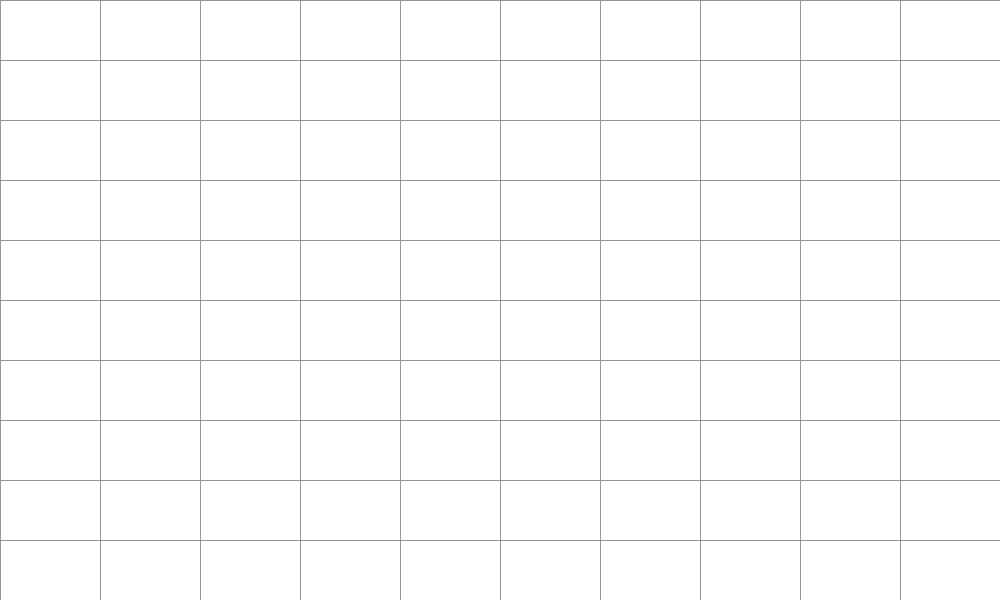
Frame 1 (no input)
Frame 60 (the mouse pressed at the canvas centre just before this capture): identical to frame 1, image omitted
Frame 120 (the mouse held since frame 60 and released just before this capture): identical to frame 1, image omitted

The Processing sketch that drew this single still picture (run headless with seeded random() and noise(); from frame 60 on, the mouse is pressed at the canvas centre):

// Processing sketch: sketch_2DArraySketch
// ── sketch_2DArraySketch.pde
public Button test = new Button(20,20,50,50,true);

public Button[][] buttons;
public int ROWS = 10, COLS = 10;
public int buttonW, buttonH;

public void setup() {
  size(1000,600);
  
  //set button width and height
  buttonW = width / COLS;
  buttonH = height / ROWS;
  
  //initialize the size
  buttons = new Button[10][10]; 
  
  //initializing the elements
  for (int i = 0; i < buttons.length; i++) {
    for (int j = 0; j < buttons[i].length; j++) {
      buttons[i][j] = new Button(i * buttonW, j * buttonH, buttonW, buttonH, false);
    }
  }
  
} //end of setup method

public void draw() {
  //test.display();
  
  for (int i = 0; i < buttons.length; i++) {
    for (int j = 0; j < buttons[i].length; j++) {
      buttons[i][j].display();
    }
  }
  
  
} //end of draw method

public void mousePressed() {
  //test.click(mouseX, mouseY);
  for (int i = 0; i < buttons.length; i++) {
    for (int j = 0; j < buttons[i].length; j++) {
      buttons[i][j].click(mouseX,mouseY);
    }
  }
}

public void keyPressed() {
  
}

// ── Button.pde
public class Button {
  int x,y,w,h;
  boolean clicked;
  
  // Constructor
  public Button(int tempX, int tempY, int tempW, int tempH, boolean tempClick) {
    x = tempX;
    y = tempY;
    w = tempW;  //width
    h = tempH;  //height
    clicked = tempClick;
  }
  
  public void display() {
    if (clicked) {
      fill(0);
      stroke(150);
    }
    else {
      fill(255);
      stroke(150);
    }
    
    rect(x,y,w,h);
  }
  
  public void click(int mx, int my) {
    
    if (mx>x  &&  mx<(x+w)  &&  my>y  &&  my<(y+h) ) {
      clicked = !clicked; //make it opposite
    }
    
  }
  
}
